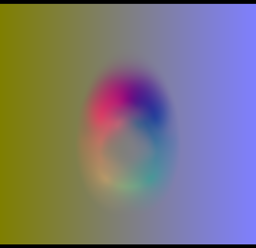
#> input picture reports/miui_mediaeditor/models/bundle_entries/graphics__image_beauty_facewarp/face_thinning3.png, 256 x 248 px, found by its file name; the run also reads 1 picture not shown here
$ python generateLandmarskOffset.py
#> lines starting #> are read from the running program, lines starting #| are printed output that depends on the picture
from genericpath import getctime
import cv2 as cv
import os
import json

base_path = os.path.dirname(__file__)
json_path = os.path.join(base_path, 'template_landmarks_uv.json')
result_path = os.path.join(base_path, 'landmarks_offset.json')

def resolveUVFromJson():
    with open(json_path) as fp:
        warp_json = json.load(fp)
        uv = warp_json["uv"]
        return uv

def calculateImgSpacePositionFromUV(uv_set, w, h):
    positions = []
    for i in range(0, int(len(uv_set) / 2)):
        u = uv_set[2*i]
        v = uv_set[2*i+1]
        x_p = u * w
        y_p = v * h
        positions.append(x_p)
        positions.append(y_p)
    return positions

def getColor(positions, img):
    colors = []
    for i in range(0, int(len(positions) / 2)):
        x = positions[2*i]
        y = positions[2*i+1]
        color = img[round(y), round(x)]
        colors.append(int(color[2]))
        colors.append(int(color[1]))
    return colors

def getoffset(uv, img):
    pos_set = calculateImgSpacePositionFromUV(uv, img.shape[1], img.shape[0])
    offset = getColor(pos_set, img)
    return offset


face_thinning_img=cv.imread(os.path.join(base_path, 'face_thinning3.png'))
#> face_thinning_img is the input picture: shape (248, 256, 3); mean B, G, R 123.7, 119.4, 123.2
face_narrow_img=cv.imread(os.path.join(base_path, 'face_narrow.png'))
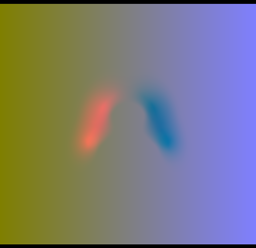
#> input picture reports/miui_mediaeditor/models/bundle_entries/graphics__image_beauty_facewarp/face_narrow.png, 256 x 248 px, found by its file name
#> face_narrow_img is the input picture: shape (248, 256, 3); mean B, G, R 123.7, 122.6, 123.2
face_small_img=cv.imread(os.path.join(base_path, 'face_small4.png'))
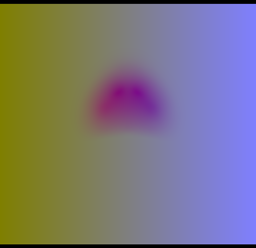
#> input picture reports/miui_mediaeditor/models/bundle_entries/graphics__image_beauty_facewarp/face_small4.png, 256 x 248 px, found by its file name
#> face_small_img is the input picture: shape (248, 256, 3); mean B, G, R 123.7, 119.1, 123.2
mouth_template_img=cv.imread(os.path.join(base_path, 'mouth_template_gs.png'))
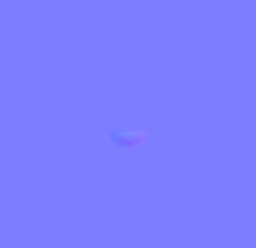
#> input picture reports/miui_mediaeditor/models/bundle_entries/graphics__image_beauty_facewarp/mouth_template_gs.png, 256 x 248 px, found by its file name
#> mouth_template_img is the input picture: shape (248, 256, 3); mean B, G, R 255, 125, 125
eye_template_img=cv.imread(os.path.join(base_path, 'eye_template.png'))
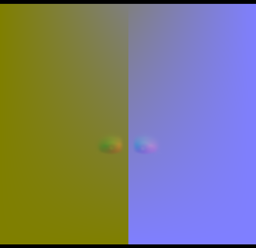
#> input picture reports/miui_mediaeditor/models/bundle_entries/graphics__image_beauty_facewarp/eye_template.png, 256 x 248 px, found by its file name
#> eye_template_img is the input picture: shape (248, 256, 3); mean B, G, R 123.5, 123.3, 123.2
nose_template_img=cv.imread(os.path.join(base_path, 'nose_template.png'))
nose_thinning_img=cv.imread(os.path.join(base_path, 'nose_thinning.png'))
chin_template_img=cv.imread(os.path.join(base_path, 'chin_template.png'))
brow_img=cv.imread(os.path.join(base_path, 'meimao.png'))
#> (the run stopped early here; a loop or call above may not have finished)
